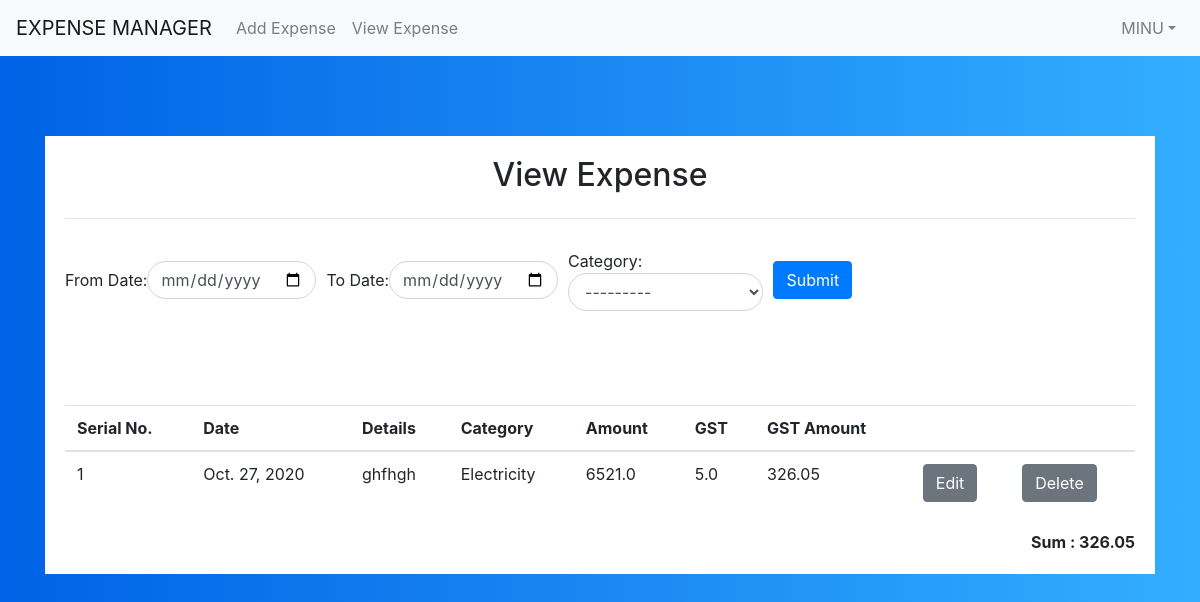
Screenshot of /view_expense (signed in) with the database file from the repository.
### expense/models.py (models this page shows, shortened)
class Cat_gst(models.Model):
    category=models.CharField(max_length=200)
    gst=models.FloatField()
    def __str__(self):
        return self.category

class Expense(models.Model):
    date = models.DateField()
    description = models.CharField(max_length = 200)
    category = models.ForeignKey(Cat_gst,on_delete=models.CASCADE)
    amount = models.FloatField()
    username = models.CharField(max_length=200)
    gsttot=models.FloatField(null=True)
    class Meta:
        verbose_name="ex table"

### expense/views.py (the view)
# urls.py: path('view_expense',expense.views.view_expense,name='view_expense'),
@login_required(login_url='/')
def view_expense(request):
    f=Filterform()
    ab = Expense.objects.filter(username=request.user)
    sum = 0
    for i in ab:
        sum = sum + i.gsttot
    return render(request, 'view_expense.html', {'ab': ab, 'sum': sum,'f':f})

### expense/forms.py
class Filterform(forms.ModelForm):
    class Meta:
        model=Expense
        fields=[
            'category'
        ]
        widgets = {
            'category': forms.Select(attrs={'class': 'form-control'}),
        }

### Templates/view_expense.html (shortened to what this page needs)
{% load static %}
<html lang="en">
  <head>
    <link rel="stylesheet" href="https://stackpath.bootstrapcdn.com/bootstrap/4.5.2/css/bootstrap.min.css">
    <link rel="stylesheet" href="{% static 'style.css' %}">
  </head>
  <body>
  <nav class="navbar navbar-expand-lg navbar-light bg-light .navbar-light">
  <a class="navbar-brand" href="#">EXPENSE MANAGER</a>
  <div class="collapse navbar-collapse" id="navbarNavDropdown">
    <ul class="navbar-nav">
      <li class="nav-item">
        <a class="nav-link" href="add_expense">Add Expense</a>
      </li>
      <li class="nav-item">
        <a class="nav-link" href="view_expense">View Expense</a>
    </ul>
      <ul class="navbar-nav ml-auto">
          <li class="nav-item dropdown">
      <a class="nav-link dropdown-toggle" href="#" id="navbarDropdown" role="button" data-toggle="dropdown" aria-haspopup="true" aria-expanded="false">{{request.user|upper}}</a>
    </li>
      </ul>
  </div>
  </nav>
      <div class="container">
          <div class="white-bg">
        <h2 class="card-title text-center">View Expense</h2>
        <hr class="my-4">
    <form class="form-inline" style="margin-top: 30px;" method="post" action="{% url 'filter_expense' %}">
        <div class="form-group">
            <label for="from">From Date:</label>
            <input type="date" class="form-control" name="fdate" required="">
        </div>
        <div class="form-group" style="margin-left: 10px;">
            <label for="to">To Date:</label>
            <input type="date" class="form-control"  name="tdate" required="">
        </div>
          <div class="form-group" style="margin-left: 10px;">
              <label for="category">  Category: </label>
              {{f.category}}
            </div>
        <button type="submit" class="btn btn-primary" style="margin-left: 10px;">Submit</button>
    </form>
    <br>
				<br>
    <table class="table" style="margin-top: 30px;">
        <thead>
          <tr>
            <th scope="col">Serial No.</th>
            <th scope="col">Date</th>
            <th scope="col">Details</th>
            <th scope="col">Category</th>
            <th scope="col">Amount</th>
            <th scope="col">GST</th>
              <th scope="col">GST Amount </th>
            <th scope="col"></th>
            <th scope="col"></th>
          </tr>
        </thead>
        <tbody>
        {% for i in ab %}
    <tr>
        <td>
             {{forloop.counter}}
        </td>
        <td>
            {{i.date}}
        </td>
        <td>
            {{i.description}}
        </td>
        <td>
            {{i.category }}
        </td>
        <td>
            {{i.amount}}
        </td>
        <td>
            {{i.category.gst}}
        </td>
        <td>
            {{i.gsttot}}
        </td>
        <td>
        <button class="btn btn-secondary" onclick="location.href='{% url 'edit_expense' id=i.id %}'">Edit</button>
        </td>
        <td>
            <button class="btn btn-secondary" onclick="location.href='{% url 'delete_expense' id=i.id %}'">Delete</button>
        </td>
    </tr>
    {% endfor %}
        </tbody>
      </table>
              <div style="text-align:right"> <b>Sum : {{sum}}</b></div>
      </div>
      </div>
  </body>
</html>

### static/style.css (style rules this page uses)
body { background: #007bff; background: linear-gradient(to right, #0062E6, #33AEFF); }
.white-bg { background: #ffffff; padding: 20px; margin-top: 80px; }
.form-control { border-radius: 25rem }
#id_category { display: block; width: 100%; height:calc(1.5em + .75rem + 2px); padding: .375rem .75rem; font-size: 1rem; font-weight: 400; line-height: 1.5; color: #495057; background-color: #fff; background-clip: padding-box; border: 1px solid #ced4da; border-radius: 25rem; transition: border-color .15s ease-in-out,box-shadow .15s ease-in-out; }

### Templates/view_expense.html (style rules this page uses)
.navbar-nav { flex-direction: row; }
.nav-link { padding-right: .5rem !important; padding-left: .5rem !important; }

### rows the page displays
Cat_gst: category "---------"
Expense: date "Oct. 27, 2020", description "ghfhgh", category "Electricity", amount "6521.0", category.gst "5.0", gsttot "326.05"

### other values shown
{{ request.user|upper }} "MINU"
{{ sum }} "326.05"
